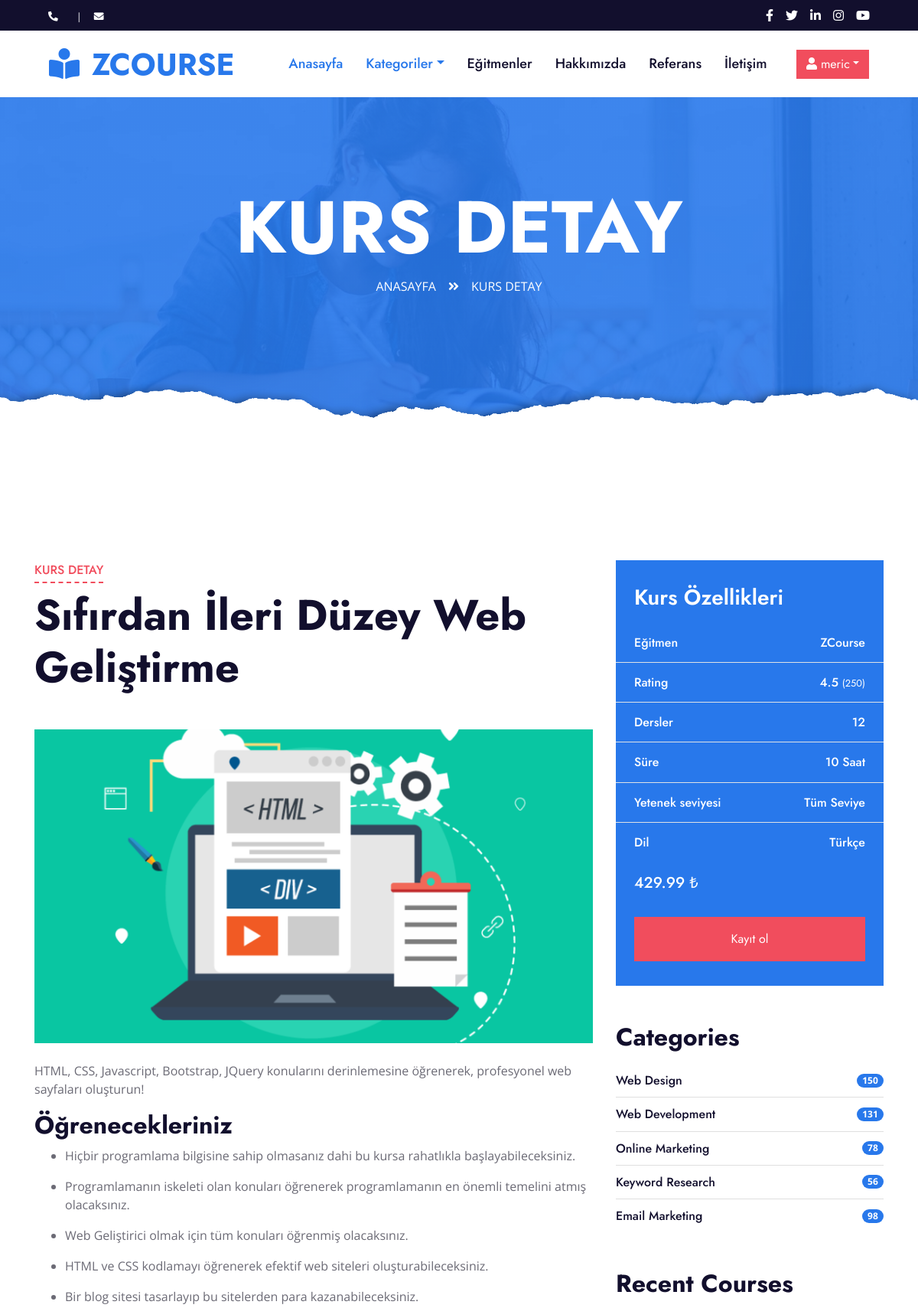
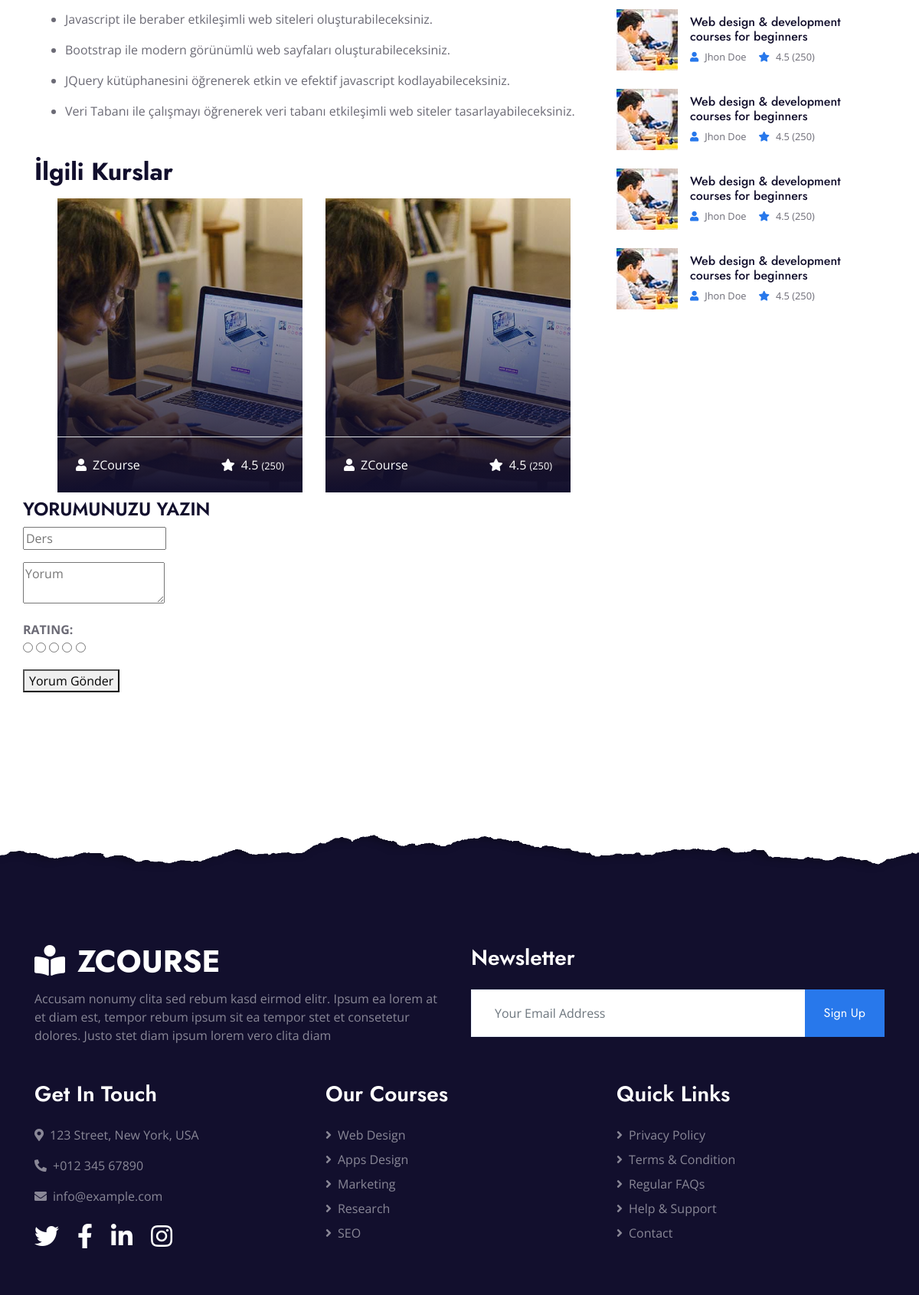
Page /course/7/yazilim-gelistirme/ (signed in, upper part) on the committed database (2 pictures, top to bottom).
### course/models.py (models this page shows, shortened)
class Course(models.Model):
    STATUS = (('True','Evet'),
            ('False','Hayır'),
            )
    category=models.ForeignKey(Category,on_delete=models.CASCADE)
    title = models.CharField(max_length=50)
    keywords = models.CharField(max_length=255)
    description = models.CharField(max_length=255)
    image=models.ImageField(blank=True,upload_to='images/')
    detail=RichTextUploadingField()
    price=models.FloatField()
    status=models.CharField(max_length=10,choices=STATUS)
    create_at=models.DateTimeField(auto_now_add=True)
    update_at = models.DateTimeField(auto_now=True)
    def image_tag(self):
        return mark_safe('<img src="{}" height="50"/>'.format(self.image.url))
    image_tag.short_description = 'Image'

### home/views.py (the view)
# urls.py: path("course/<int:id>/<slug:slug>/", views.course_detail, name='course_detail'),
def course_detail(request,id,slug):
    category = Category.objects.all()
    course = Course.objects.get(pk=id)
    comments=Comment.objects.filter(course_id=id,status='True')
    context = {'course': course,
               'category': category,
               'comments':comments,
               }
    return render(request, 'course_detail.html', context)

### home/templates/course_detail.html (shortened to what this page needs)
{% extends "homebase.html" %}
{% load static %}
{% block content %}
    <div class="jumbotron jumbotron-fluid page-header position-relative overlay-bottom" style="margin-bottom: 90px;">
        <div class="container text-center py-5">
            <h1 class="text-white display-1">KURS DETAY</h1>
            <div class="d-inline-flex text-white mb-5">
                <p class="m-0 text-uppercase"><a class="text-white" href="/home">Anasayfa</a></p>
                <i class="fa fa-angle-double-right pt-1 px-3"></i>
                <p class="m-0 text-uppercase">Kurs Detay</p>
            </div>
        </div>
    </div>
{% endblock %}
{% block about %}
    <div class="container-fluid py-5">
        <div class="container py-5">
            <div class="row">
                <div class="col-lg-8">
                    <div class="mb-5">
                        <div class="section-title position-relative mb-5">
                            <h6 class="d-inline-block position-relative text-secondary text-uppercase pb-2">Kurs Detay</h6>
                            <h1 class="display-4">{{ course.title}}</h1>
                        </div>
                        <img class="img-fluid rounded w-100 mb-4"  src="{{ course.image.url}}" alt="Image">
                        <p>{{ course.description}}</p>
                        <p> {{ course.detail|safe}} </p>
                    </div>
                    <h2 class="mb-3">İlgili Kurslar</h2>
                    <div class="owl-carousel related-carousel position-relative" style="padding: 0 30px;">
                        <a class="courses-list-item position-relative d-block overflow-hidden mb-2" href="/category/11/yazilim-dilleri/">
                            <img class="img-fluid" src="{% static 'img/courses-1.jpg' %}" alt="">
                            <div class="courses-text">
                                <div class="border-top w-100 mt-3">
                                    <div class="d-flex justify-content-between p-4">
                                        <span class="text-white"><i class="fa fa-user mr-2"></i>ZCourse</span>
                                        <span class="text-white"><i class="fa fa-star mr-2"></i>4.5
                                            <small>(250)</small></span>
                                    </div>
                                </div>
                            </div>
                        </a>
                    </div>
               </div>
                <div class="col-lg-4 mt-5 mt-lg-0">
                    <div class="bg-primary mb-5 py-3">
                        <h3 class="text-white py-3 px-4 m-0">Kurs Özellikleri</h3>
                        <div class="d-flex justify-content-between border-bottom px-4">
                            <h6 class="text-white my-3">Eğitmen</h6>
                            <h6 class="text-white my-3">ZCourse</h6>
                        </div>
                        <div class="d-flex justify-content-between border-bottom px-4">
                            <h6 class="text-white my-3">Rating</h6>
                            <h6 class="text-white my-3">4.5 <small>(250)</small></h6>
                        </div>
                        <div class="d-flex justify-content-between border-bottom px-4">
                            <h6 class="text-white my-3">Dersler</h6>
                            <h6 class="text-white my-3">12</h6>
                        </div>
                        <div class="d-flex justify-content-between border-bottom px-4">
                            <h6 class="text-white my-3">Süre</h6>
                            <h6 class="text-white my-3">10 Saat</h6>
                        </div>
                        <div class="d-flex justify-content-between border-bottom px-4">
                            <h6 class="text-white my-3">Yetenek seviyesi</h6>
                            <h6 class="text-white my-3">Tüm Seviye</h6>
                        </div>
                        <div class="d-flex justify-content-between px-4">
                            <h6 class="text-white my-3">Dil</h6>
                            <h6 class="text-white my-3">Türkçe</h6>
                        </div>
                        <h5 class="text-white py-3 px-4 m-0">{{ course.price}} ₺</h5>
                        <div class="py-3 px-4">
                            <a class="btn btn-block btn-secondary py-3 px-5" href="">Kayıt ol</a>
                        </div>
                    </div>
                    <div class="mb-5">
                        <h2 class="mb-3">Categories</h2>
                        <ul class="list-group list-group-flush">
                            <li class="list-group-item d-flex justify-content-between align-items-center px-0">
                                <a href="" class="text-decoration-none h6 m-0">Web Design</a>
                                <span class="badge badge-primary badge-pill">150</span>
                            </li>
                            <li class="list-group-item d-flex justify-content-between align-items-center px-0">
                                <a href="" class="text-decoration-none h6 m-0">Web Development</a>
                                <span class="badge badge-primary badge-pill">131</span>
                            </li>
                            <li class="list-group-item d-flex justify-content-between align-items-center px-0">
                                <a href="" class="text-decoration-none h6 m-0">Online Marketing</a>
                                <span class="badge badge-primary badge-pill">78</span>
                            </li>
                            <li class="list-group-item d-flex justify-content-between align-items-center px-0">
                                <a href="" class="text-decoration-none h6 m-0">Keyword Research</a>
                                <span class="badge badge-primary badge-pill">56</span>
                            </li>
                            <li class="list-group-item d-flex justify-content-between align-items-center px-0">
                                <a href="" class="text-decoration-none h6 m-0">Email Marketing</a>
                                <span class="badge badge-primary badge-pill">98</span>
                            </li>
                        </ul>
                    </div>
                    <div class="mb-5">
                        <h2 class="mb-4">Recent Courses</h2>
                        <a class="d-flex align-items-center text-decoration-none mb-4" href="">
                            <img class="img-fluid rounded" src="{% static 'img/courses-80x80.jpg' %}" alt="">
                            <div class="pl-3">
                                <h6>Web design & development courses for beginners</h6>
                                <div class="d-flex">
                                    <small class="text-body mr-3"><i class="fa fa-user text-primary mr-2"></i>Jhon Doe</small>
                                    <small class="text-body"><i class="fa fa-star text-primary mr-2"></i>4.5 (250)</small>
                                </div>
                            </div>
                        </a>
                        <a class="d-flex align-items-center text-decoration-none mb-4" href="">
                            <img class="img-fluid rounded" src="{% static 'img/courses-80x80.jpg' %}" alt="">
                            <div class="pl-3">
                                <h6>Web design & development courses for beginners</h6>
                                <div class="d-flex">
                                    <small class="text-body mr-3"><i class="fa fa-user text-primary mr-2"></i>Jhon Doe</small>
                                    <small class="text-body"><i class="fa fa-star text-primary mr-2"></i>4.5 (250)</small>
                                </div>
                            </div>
                        </a>
                        <a class="d-flex align-items-center text-decoration-none mb-4" href="">
                            <img class="img-fluid rounded" src="{% static 'img/courses-80x80.jpg' %}" alt="">
                            <div class="pl-3">
                                <h6>Web design & development courses for beginners</h6>
                                <div class="d-flex">
                                    <small class="text-body mr-3"><i class="fa fa-user text-primary mr-2"></i>Jhon Doe</small>
                                    <small class="text-body"><i class="fa fa-star text-primary mr-2"></i>4.5 (250)</small>
                                </div>
                            </div>
                        </a>
                        <a class="d-flex align-items-center text-decoration-none" href="">
                            <img class="img-fluid rounded" src="{% static 'img/courses-80x80.jpg' %}" alt="">
                            <div class="pl-3">
                                <h6>Web design & development courses for beginners</h6>
                                <div class="d-flex">
                                    <small class="text-body mr-3"><i class="fa fa-user text-primary mr-2"></i>Jhon Doe</small>
                                    <small class="text-body"><i class="fa fa-star text-primary mr-2"></i>4.5 (250)</small>
                                </div>
                            </div>
                        </a>
                    </div>
                </div>
            </div>
            <div class="row">
                <div class="col-mb-12">
                    <h4 class="text-uppercase">Yorumunuzu Yazın</h4>
            <form class="review-form" action="/course/addcomment/{{ course.id }}" method="post">
                <div class="form-group">
                    <input name="subject" class="input" type="text" placeholder="Ders" />
                </div>
                <div class="form-group">
                    <textarea name="comment" class="input" placeholder="Yorum"></textarea>
                </div>
                <div class="form-group">
                    <div class="input-rating">
                        <strong class="text-uppercase">Rating: </strong>
                        <div class="stars">
                            <input type="radio" id="star5" name="rate" value="5" /><label for="star5"></label>
                            <input type="radio" id="star4" name="rate" value="4" /><label for="star4"></label>
                            <input type="radio" id="star3" name="rate" value="3" /><label for="star3"></label>
                            <input type="radio" id="star2" name="rate" value="2" /><label for="star2"></label>
                            <input type="radio" id="star1" name="rate" value="1" /><label for="star1"></label>
                        </div>
                    </div>
                </div>
                {% if user.id is not None %}
                    <button class="primary-btn">Yorum Gönder</button>
                {% else %}
                    Yorum yazmak için <a href="/login">Giriş</a> yapmalısınız!
                {% endif %}
            </form>
        </div>
</div>
        </div>
    </div>
{% endblock %}

### home/templates/header.html (shortened to what this page needs)
{% load static %}
    <div class="container-fluid bg-dark">
        <div class="row py-2 px-lg-5">
            <div class="col-lg-6 text-center text-lg-left mb-2 mb-lg-0">
                <div class="d-inline-flex align-items-center text-white">
                    <small><i class="fa fa-phone-alt mr-2"></i>{{ setting.phone | safe}}</small>
                    <small class="px-3">|</small>
                    <small><i class="fa fa-envelope mr-2"></i>{{ setting.email | safe}}</small>
                </div>
            </div>
            <div class="col-lg-6 text-center text-lg-right">
                <div class="d-inline-flex align-items-center">
                    <a class="text-white px-2" href="">
                        <i class="fab fa-facebook-f"></i>
                    </a>
                    <a class="text-white px-2" href="">
                        <i class="fab fa-twitter"></i>
                    </a>
                    <a class="text-white px-2" href="">
                        <i class="fab fa-linkedin-in"></i>
                    </a>
                    <a class="text-white px-2" href="">
                        <i class="fab fa-instagram"></i>
                    </a>
                    <a class="text-white pl-2" href="">
                        <i class="fab fa-youtube"></i>
                    </a>
                </div>
            </div>
        </div>
    </div>
    <div class="container-fluid p-0">
        <nav class="navbar navbar-expand-lg bg-white navbar-light py-3 py-lg-0 px-lg-5">
            <a href="/" class="navbar-brand ml-lg-3">
                <h1 class="m-0 text-uppercase text-primary"><i class="fa fa-book-reader mr-3"></i>ZCourse</h1>
            </a>
            <div class="collapse navbar-collapse justify-content-between px-lg-3" id="navbarCollapse">
                <div class="navbar-nav mx-auto py-0">
                    <a href="/" class="nav-item nav-link active">Anasayfa</a>
                    <div class=" dropdown">
                        <a href="/category/{{ node.slug }}" class="nav-link dropdown-toggle active"  data-toggle="dropdown" aria-haspopup="true">Kategoriler</a>
                        {% load mptt_tags %}
                    </div>
                <a href="team.html" class="nav-item nav-link">Eğitmenler</a>
                <a href="/hakkimizda" class="nav-item nav-link">Hakkımızda</a>
                <a href="/referanslar" class="nav-item nav-link">Referans</a>
                <a href="/iletisim" class="nav-item nav-link">İletişim</a>
                </div>
                {% if user.id is not None %}
                    <div class="btn-group" role="group">
                        <button href="" id="btnGroupDrop1" type="button" class="btn btn-secondary dropdown-toggle" data-toggle="dropdown" aria-haspopup="true" aria-expanded="false"><i class="fa fa-user"></i> {{ user.username}}</button>
                    </div>
                {% else %}
                   <a href="/login/" class="btn btn-primary py-2 px-4 d-none d-lg-block">Bize katılın</a>
                {% endif %}
            </div>
        </nav>
    </div>

### rows in the picture
Course: title "Sıfırdan İleri Düzey Web Geliştirme", image (picture), description "HTML, CSS, Javascript, Bootstrap, JQuery konularını derinlemesine öğrenerek, profesyonel web sayfaları oluşturun!", detail "Öğrenecekleriniz Hiçbir programlama bilgisine sahip olmasanız dahi bu kursa rahatlıkla başlayabileceksiniz. Programlamanın iskeleti olan konuları öğrenerek programlamanın en önemli temelini atmış olacaksınız. Web Geliştirici olmak için tüm konuları öğrenmiş olacaksınız. HTML ve CSS kodlamayı öğrenerek efektif web siteleri oluşturabileceksiniz. Bir blog sitesi tasarlayıp bu sitelerden para kazanabileceksiniz. Javascript ile beraber etkileşimli web siteleri oluşturabileceksiniz. Bootstrap ile modern görünümlü web sayfaları oluşturabileceksiniz. JQuery kütüphanesini öğrenerek etkin ve efektif javascript kodlayabileceksiniz. Veri Tabanı ile çalışmayı öğrenerek veri tabanı etkileşimli web…", price "429.99"

### other values in the picture
{{ user.username }} "meric"
